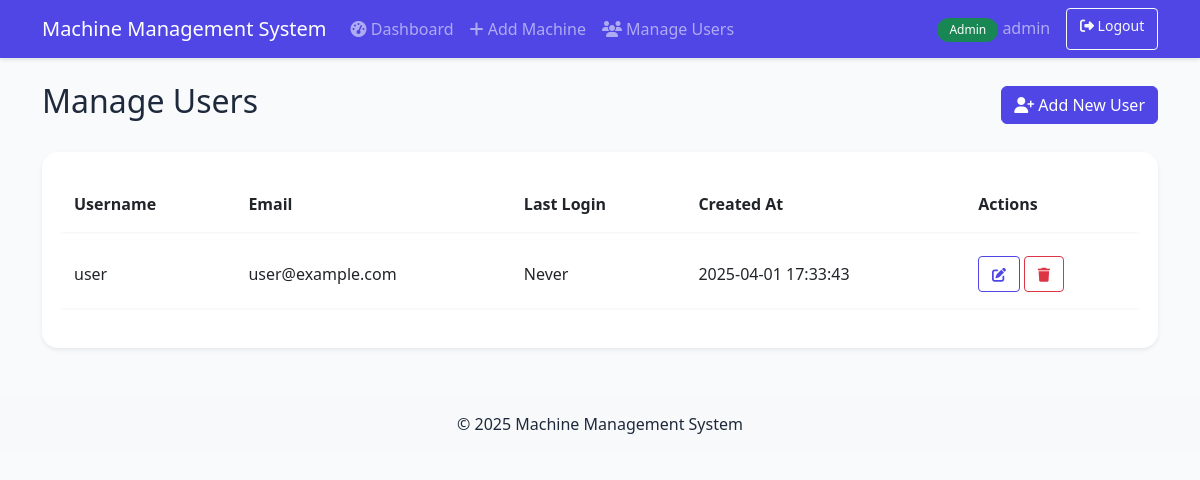
/admin/users (signed in), run on an earlier commit of the app's database.
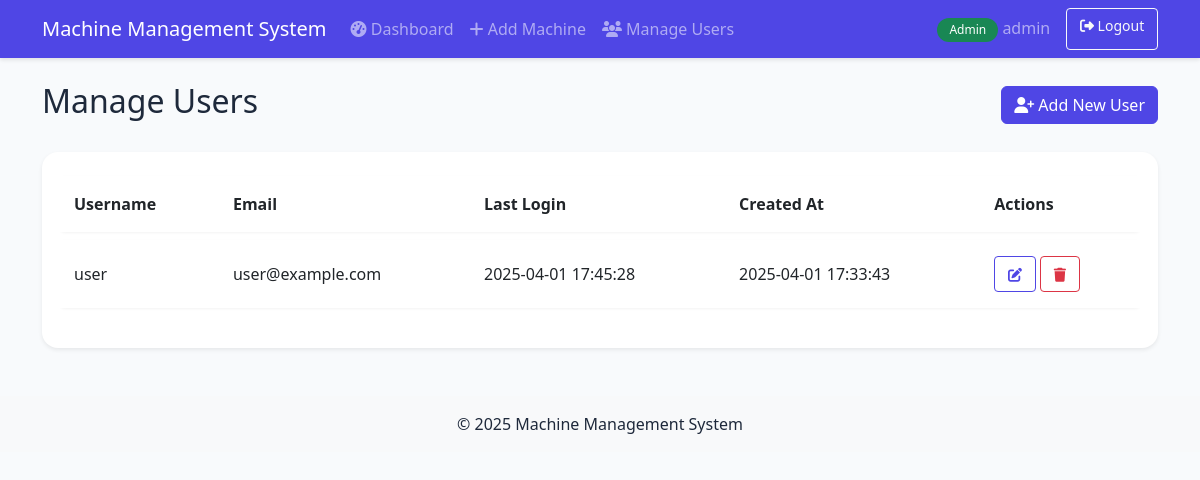
And on a later commit of the database.
### models/user.py (models this page shows, shortened)
class User(db.Model, UserMixin):
    __tablename__ = 'users'
    id = db.Column(db.Integer, primary_key=True)
    username = db.Column(db.String(64), unique=True, index=True, nullable=False)
    email = db.Column(db.String(120), unique=True, index=True, nullable=False)
    password_hash = db.Column(db.String(128), nullable=False)
    is_admin = db.Column(db.Boolean, default=False)
    created_at = db.Column(db.DateTime, default=datetime.utcnow)
    last_login = db.Column(db.DateTime, nullable=True)

### app.py (the view, shortened to what this page needs)
@app.route('/admin/users', methods=['GET', 'POST'])
@login_required
def manage_users():
    if not current_user.is_admin:
        abort(403)
    page = request.args.get('page', 1, type=int)
    per_page = 10
    pagination = User.query.filter_by(is_admin=False).paginate(
        page=page, per_page=per_page, error_out=False
    )
    return render_template('admin/manage_users.html',
                         users=pagination.items,
                         pagination=pagination)

### models/user.py (called while the page is built)
@login_manager.user_loader
def load_user(user_id):
    return User.query.get(int(user_id))

### templates/admin/manage_users.html (shortened to what this page needs)
{% extends "base.html" %}
{% block content %}
<div class="d-flex justify-content-between align-items-center mb-4">
    <h2>Manage Users</h2>
    <button type="button" class="btn btn-primary" data-bs-toggle="modal" data-bs-target="#addUserModal">
        <i class="fas fa-user-plus"></i> Add New User
    </button>
</div>
<div class="card shadow-sm">
    <div class="card-body">
        <div class="table-responsive">
            <table class="table">
                <thead>
                    <tr>
                        <th>Username</th>
                        <th>Email</th>
                        <th>Last Login</th>
                        <th>Created At</th>
                        <th>Actions</th>
                    </tr>
                </thead>
                <tbody>
                    {% for user in users %}
                    <tr>
                        <td>{{ user.username }}</td>
                        <td>{{ user.email }}</td>
                        <td>{{ user.last_login.strftime('%Y-%m-%d %H:%M:%S') if user.last_login else 'Never' }}</td>
                        <td>{{ user.created_at.strftime('%Y-%m-%d %H:%M:%S') }}</td>
                        <td>
                            <button type="button" class="btn btn-sm btn-outline-primary" data-bs-toggle="modal" data-bs-target="#editUserModal{{ user.id }}">
                                <i class="fas fa-edit"></i>
                            </button>
                            <button type="button" class="btn btn-sm btn-outline-danger" data-bs-toggle="modal" data-bs-target="#deleteUserModal{{ user.id }}">
                                <i class="fas fa-trash"></i>
                            </button>
                        </td>
                    </tr>
                    {% endfor %}
                </tbody>
            </table>
        </div>
    </div>
</div>
{% endblock %}

### templates/base.html (shortened to what this page needs)
<!DOCTYPE html>
<html lang="en">
<head>
    <link href="https://cdn.jsdelivr.net/npm/bootstrap@5.3.0/dist/css/bootstrap.min.css" rel="stylesheet">
    <link rel="stylesheet" href="https://cdnjs.cloudflare.com/ajax/libs/font-awesome/6.4.0/css/all.min.css">
    <link rel="stylesheet" href="{{ url_for('static', filename='css/style.css') }}">
</head>
<body>
    {% if current_user.is_authenticated %}
    <nav class="navbar navbar-expand-lg navbar-dark bg-primary">
        <div class="container">
            <a class="navbar-brand" href="{{ url_for('index') }}">Machine Management System</a>
            <div class="collapse navbar-collapse" id="navbarNav">
                <ul class="navbar-nav me-auto">
                    {% if current_user.is_admin %}
                    <li class="nav-item">
                        <a class="nav-link {% if request.endpoint == 'admin_dashboard' %}active{% endif %}" href="{{ url_for('admin_dashboard') }}">
                            <i class="fas fa-tachometer-alt"></i> Dashboard
                        </a>
                    </li>
                    <li class="nav-item">
                        <a class="nav-link {% if request.endpoint == 'add_machine' %}active{% endif %}" href="{{ url_for('add_machine') }}">
                            <i class="fas fa-plus"></i> Add Machine
                        </a>
                    </li>
                    <li class="nav-item">
                        <a class="nav-link" href="{{ url_for('manage_users') }}">
                            <i class="fas fa-users"></i> Manage Users
                        </a>
                    </li>
                    {% else %}
                    <li class="nav-item">
                        <a class="nav-link {% if request.endpoint == 'user_dashboard' %}active{% endif %}" href="{{ url_for('user_dashboard') }}">
                            <i class="fas fa-tachometer-alt"></i> Dashboard
                        </a>
                    </li>
                    {% endif %}
                </ul>
                <div class="d-flex">
                    <span class="navbar-text me-3">
                        {% if current_user.is_admin %}
                        <span class="badge bg-success">Admin</span>
                        {% else %}
                        <span class="badge bg-info">User</span>
                        {% endif %}
                        {{ current_user.username }}
                    </span>
                    <a href="{{ url_for('logout') }}" class="btn btn-outline-light btn-sm">
                        <i class="fas fa-sign-out-alt"></i> Logout
                    </a>
                </div>
            </div>
        </div>
    </nav>
    {% endif %}
    <div class="container mt-4">
        {% block content %}{% endblock %}
    </div>
    <footer class="mt-5 py-3 bg-light text-center">
        <div class="container">
            <p class="mb-0">&copy; 2025 Machine Management System</p>
        </div>
    </footer>
</body>
</html>

### static/css/style.css (style rules this page uses)
:root { --primary-color: #4f46e5; --primary-hover: #4338ca; --success-color: #10b981; --danger-color: #ef4444; --background-color: #f8fafc; --card-bg: #ffffff; --text-primary: #1e293b; --text-secondary: #64748b; }
body { background-color: var(--background-color); color: var(--text-primary); }
.navbar { box-shadow: 0 2px 4px rgba(0,0,0,0.1); }
.navbar-dark.bg-primary { background-color: var(--primary-color) !important; }
.card { border: none; border-radius: 1rem; box-shadow: 0 4px 6px -1px rgba(0,0,0,0.1), 0 2px 4px -2px rgba(0,0,0,0.05); transition: transform 0.2s, box-shadow 0.2s; }
.table { border-collapse: separate; border-spacing: 0 0.5rem; }
.table tr { background-color: var(--card-bg); box-shadow: 0 1px 3px rgba(0,0,0,0.05); border-radius: 0.5rem; }
.table td, .table th { border: none; padding: 1rem; vertical-align: middle; }
.btn-primary { background-color: var(--primary-color); border-color: var(--primary-color); transition: all 0.2s; }
.btn-outline-primary { color: var(--primary-color); border-color: var(--primary-color); }
.badge { padding: 0.5em 1em; border-radius: 9999px; font-weight: 500; }
.table tbody tr { opacity: 1; animation: none; transition: background-color 0.2s ease; }
.table tbody tr.animate { animation: fadeIn 0.5s ease forwards; }
.btn-sm { padding: 0.4rem 0.8rem; font-size: 0.875rem; }

What changed in the data, as far as the page shows it:
changed User "user": last_login "Never" → "2025-04-01 17:45:28"
